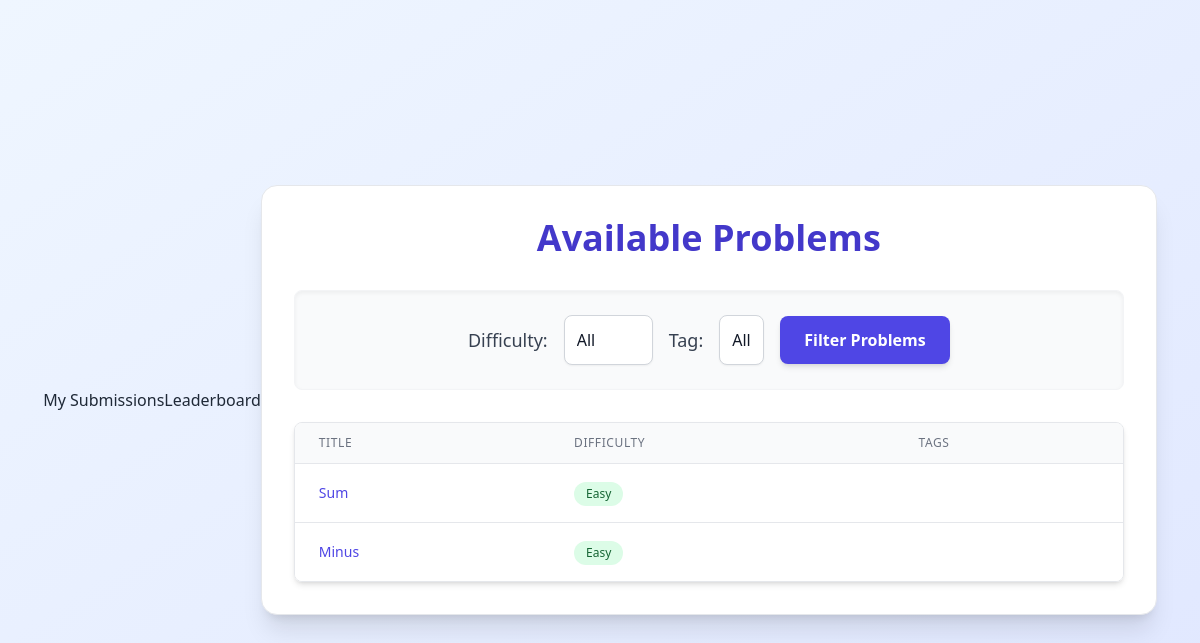
The app's page /, older data.
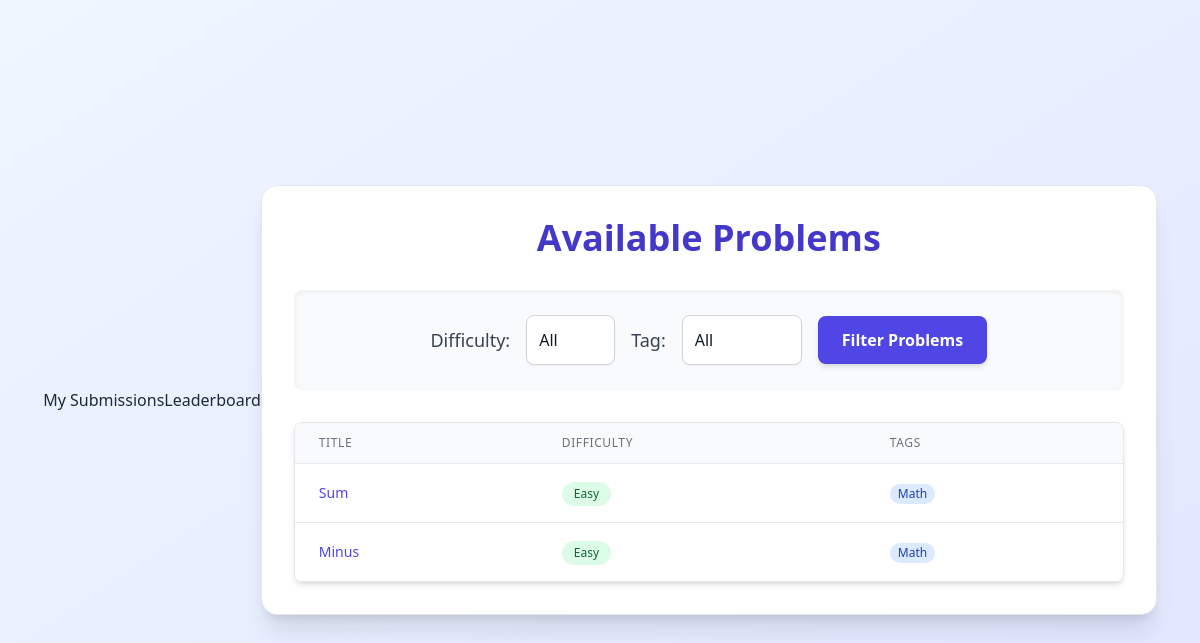
The same page, newer data.
### problems/models.py (models this page shows, shortened)
class Problem(models.Model):
    DIFFICULTY_CHOICES = [
        ('Easy', 'Easy'),
        ('Medium', 'Medium'),
        ('Hard', 'Hard'),
    ]
    title = models.CharField(max_length=200)
    description = models.TextField()
    input_description = models.TextField()
    output_description = models.TextField()
    constraints = models.TextField()
    sample_input = models.TextField()
    sample_output = models.TextField()
    difficulty = models.CharField(max_length=10, choices=DIFFICULTY_CHOICES)
    tags = models.ManyToManyField(Tag, related_name='problems')
    slug = models.SlugField(unique=True)

class Tag(models.Model):
    name = models.CharField(max_length=50, unique=True)

### problems/views.py (the view)
# urls.py: path('', views.problem_list, name='problem_list'),
def problem_list(request):
    tag_name = request.GET.get('tag')
    difficulty = request.GET.get('difficulty')
    problems = Problem.objects.all()
    if tag_name:
        problems = problems.filter(tags__name=tag_name)
    if difficulty:
        problems = problems.filter(difficulty=difficulty)
    tags = Tag.objects.all()
    return render(request, 'problems/problem_list.html', {
        'problems': problems,
        'tags': tags,
        'selected_tag': tag_name,
        'selected_difficulty': difficulty,
    })

### templates/problems/problem_list.html (shortened to what the changed rows need)
<!DOCTYPE html>
<html lang="en">
<head>
    <script src="https://cdn.tailwindcss.com"></script>
</head>
<body class="bg-gradient-to-br from-blue-50 to-indigo-100 min-h-screen font-sans text-gray-800 flex items-center justify-center p-4">
    <div class="bg-white p-8 rounded-2xl shadow-xl w-full max-w-4xl border border-gray-200">
        <h2 class="text-4xl font-extrabold text-center text-indigo-700 mb-8">Available Problems</h2>
        <div class="overflow-x-auto shadow-md rounded-lg border border-gray-200">
            <table class="min-w-full divide-y divide-gray-200">
                <thead class="bg-gray-50">
                    <tr>
                        <th scope="col" class="px-6 py-3 text-left text-xs font-medium text-gray-500 uppercase tracking-wider">
                            Title
                        </th>
                        <th scope="col" class="px-6 py-3 text-left text-xs font-medium text-gray-500 uppercase tracking-wider">
                            Difficulty
                        </th>
                        <th scope="col" class="px-6 py-3 text-left text-xs font-medium text-gray-500 uppercase tracking-wider">
                            Tags
                        </th>
                    </tr>
                </thead>
                <tbody class="bg-white divide-y divide-gray-200">
                    {% for problem in problems %}
                    <tr class="hover:bg-gray-50 transition duration-150 ease-in-out">
                        <td class="px-6 py-4 whitespace-nowrap text-sm font-medium text-indigo-600">
                            <a href="{% url 'problem_detail' problem.slug %}" class="hover:underline">
                                {{ problem.title }}
                            </a>
                        </td>
                        <td class="px-6 py-4 whitespace-nowrap">
                            <span class="inline-flex items-center px-3 py-1 rounded-full text-xs font-medium
                                {% if problem.difficulty == 'Easy' %}
                                    bg-green-100 text-green-800
                                {% elif problem.difficulty == 'Medium' %}
                                    bg-yellow-100 text-yellow-800
                                {% elif problem.difficulty == 'Hard' %}
                                    bg-red-100 text-red-800
                                {% else %}
                                    bg-gray-200 text-gray-800
                                {% endif %}">
                                {{ problem.difficulty }}
                            </span>
                        </td>
                        <td class="px-6 py-4 whitespace-nowrap text-sm text-gray-500">
                            {% for tag in problem.tags.all %}
                                <span class="inline-flex items-center px-2 py-0.5 rounded-full text-xs font-medium bg-blue-100 text-blue-800">
                                    {{ tag.name }}
                                </span>{% if not forloop.last %}<span class="inline-block w-1"></span>{% endif %}
                            {% endfor %}
                        </td>
                    </tr>
                    {% endfor %}
                </tbody>
            </table>
        </div>
    </div>
</body>
</html>

Row changes from the older to the newer data that the page shows:
added Tag: name "Math"
